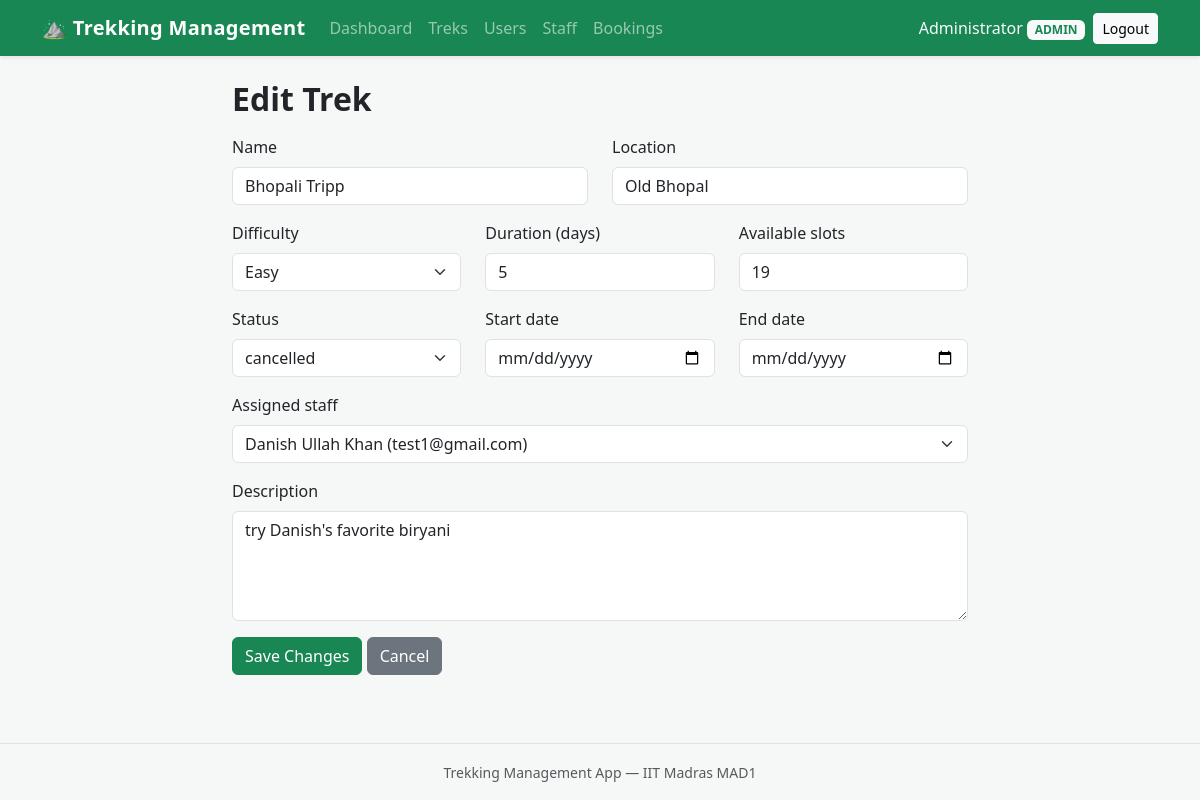
The page /admin/treks/4/edit (signed in) on the database its author committed.
### models/user.py (models this page shows, shortened)
class User(UserMixin, db.Model):
    __tablename__ = "users"
    id = db.Column(db.Integer, primary_key=True)
    name = db.Column(db.String(80), nullable=False)
    email = db.Column(db.String(120), unique=True, nullable=False)
    password_hash = db.Column(db.String(255), nullable=False)
    role = db.Column(db.String(20), nullable=False, default="user")
    approved = db.Column(db.Boolean, nullable=False, default=False)
    blacklisted = db.Column(db.Boolean, nullable=False, default=False)
    bookings = db.relationship("Booking", backref="user", lazy=True)

### models/trek.py (models this page shows, shortened)
class Trek(db.Model):
    __tablename__ = "treks"
    id = db.Column(db.Integer, primary_key=True)
    name = db.Column(db.String(120), nullable=False)
    location = db.Column(db.String(120), nullable=False)
    difficulty = db.Column(db.String(20), nullable=True)
    duration = db.Column(db.Integer, nullable=False, default=1)
    available_slots = db.Column(db.Integer, nullable=False, default=0)
    status = db.Column(db.String(20), nullable=False, default="open")
    start_date = db.Column(db.Date, nullable=True)
    end_date = db.Column(db.Date, nullable=True)
    description = db.Column(db.Text, nullable=True)
    staff_id = db.Column(db.Integer, db.ForeignKey("users.id"), nullable=True)
    staff = db.relationship("User", backref="assigned_treks")
    bookings = db.relationship("Booking", backref="trek", lazy=True)

### routes/admin.py (the view, shortened to what this page needs)
@admin_bp.route("/treks/<int:trek_id>/edit", methods=["GET", "POST"])
@admin_required
def edit_trek(trek_id):
    trek = Trek.query.get_or_404(trek_id)
    staff_members = User.query.filter_by(role="staff").all()
    return render_template(
        "admin/trek_form.html",
        trek=trek,
        staff_members=staff_members,
        action=url_for("admin.edit_trek", trek_id=trek.id),
    )

### models/user.py (called while the page is built)
@login_manager.user_loader
def load_user(user_id):
    return User.query.get(int(user_id))

### routes/admin.py (called while the page is built)
def admin_required(view):
    @wraps(view)
    @login_required
    def wrapped(*args, **kwargs):
        if current_user.role != "admin":
            abort(403)
        return view(*args, **kwargs)
    return wrapped

### templates/admin/trek_form.html (shortened to what this page needs)
{% extends "base.html" %}
{% block content %}
<div class="row justify-content-center">
    <div class="col-md-8">
        <h2 class="mb-3">{{ "Edit Trek" if trek else "New Trek" }}</h2>
        <form method="POST" action="{{ action }}">
            <div class="row">
                <div class="col-md-6 mb-3">
                    <label for="name" class="form-label">Name</label>
                    <input type="text" class="form-control" id="name" name="name"
                           value="{{ trek.name if trek else '' }}" required>
                </div>
                <div class="col-md-6 mb-3">
                    <label for="location" class="form-label">Location</label>
                    <input type="text" class="form-control" id="location"
                           name="location"
                           value="{{ trek.location if trek else '' }}" required>
                </div>
            </div>
            <div class="row">
                <div class="col-md-4 mb-3">
                    <label for="difficulty" class="form-label">Difficulty</label>
                    <select class="form-select" id="difficulty" name="difficulty">
                        {% set current = trek.difficulty if trek else '' %}
                        {% for level in ['Easy', 'Moderate', 'Hard'] %}
                        <option value="{{ level }}"
                                {{ 'selected' if current == level else '' }}>
                            {{ level }}
                        </option>
                        {% endfor %}
                    </select>
                </div>
                <div class="col-md-4 mb-3">
                    <label for="duration" class="form-label">Duration (days)</label>
                    <input type="number" min="1" class="form-control"
                           id="duration" name="duration"
                           value="{{ trek.duration if trek else 1 }}">
                </div>
                <div class="col-md-4 mb-3">
                    <label for="available_slots" class="form-label">
                        Available slots
                    </label>
                    <input type="number" min="0" class="form-control"
                           id="available_slots" name="available_slots"
                           value="{{ trek.available_slots if trek else 0 }}">
                </div>
            </div>
            <div class="row">
                <div class="col-md-4 mb-3">
                    <label for="status" class="form-label">Status</label>
                    <select class="form-select" id="status" name="status">
                        {% set current = trek.status if trek else 'open' %}
                        {% for s in ['open', 'closed', 'cancelled'] %}
                        <option value="{{ s }}"
                                {{ 'selected' if current == s else '' }}>
                            {{ s }}
                        </option>
                        {% endfor %}
                    </select>
                </div>
                <div class="col-md-4 mb-3">
                    <label for="start_date" class="form-label">Start date</label>
                    <input type="date" class="form-control" id="start_date"
                           name="start_date"
                           value="{{ trek.start_date if trek and trek.start_date else '' }}">
                </div>
                <div class="col-md-4 mb-3">
                    <label for="end_date" class="form-label">End date</label>
                    <input type="date" class="form-control" id="end_date"
                           name="end_date"
                           value="{{ trek.end_date if trek and trek.end_date else '' }}">
                </div>
            </div>
            <div class="mb-3">
                <label for="staff_id" class="form-label">Assigned staff</label>
                <select class="form-select" id="staff_id" name="staff_id">
                    {% set current = trek.staff_id if trek else None %}
                    {% for staff in staff_members %}
                    <option value="{{ staff.id }}"
                            {{ 'selected' if current == staff.id else '' }}>
                        {{ staff.name }} ({{ staff.email }})
                    </option>
                    {% endfor %}
                </select>
            </div>
            <div class="mb-3">
                <label for="description" class="form-label">Description</label>
                <textarea class="form-control" id="description" name="description"
                          rows="4">{{ trek.description if trek else '' }}</textarea>
            </div>
            <button type="submit" class="btn btn-success">
                {{ "Save Changes" if trek else "Create Trek" }}
            </button>
            <a class="btn btn-secondary" href="{{ url_for('admin.dashboard') }}">
                Cancel
            </a>
        </form>
    </div>
</div>
{% endblock %}

### templates/base.html (shortened to what this page needs)
<!DOCTYPE html>
<html lang="en">
<head>
    <link
        href="https://cdn.jsdelivr.net/npm/bootstrap@5.3.3/dist/css/bootstrap.min.css"
        rel="stylesheet">
    <link rel="stylesheet"
          href="{{ url_for('static', filename='style.css') }}">
</head>
<body>
    <nav class="navbar navbar-expand-lg navbar-dark bg-success shadow-sm">
        <div class="container">
            <a class="navbar-brand fw-bold" href="{{ url_for('user.home') }}">
                &#9968; Trekking Management
            </a>
            <div class="collapse navbar-collapse" id="mainNav">
                <ul class="navbar-nav me-auto mb-2 mb-lg-0">
                    {% if current_user.is_authenticated %}
                        {% if current_user.role == 'user' %}
                            <li class="nav-item">
                                <a class="nav-link" href="{{ url_for('user.home') }}">
                                    Browse Treks
                                </a>
                            </li>
                            <li class="nav-item">
                                <a class="nav-link"
                                   href="{{ url_for('user.dashboard') }}">
                                    My Bookings
                                </a>
                            </li>
                        {% elif current_user.role == 'admin' %}
                            <li class="nav-item">
                                <a class="nav-link"
                                   href="{{ url_for('admin.dashboard') }}">
                                    Dashboard
                                </a>
                            </li>
                            <li class="nav-item">
                                <a class="nav-link"
                                   href="{{ url_for('admin.list_treks') }}">Treks</a>
                            </li>
                            <li class="nav-item">
                                <a class="nav-link"
                                   href="{{ url_for('admin.list_users') }}">Users</a>
                            </li>
                            <li class="nav-item">
                                <a class="nav-link"
                                   href="{{ url_for('admin.list_staff') }}">Staff</a>
                            </li>
                            <li class="nav-item">
                                <a class="nav-link"
                                   href="{{ url_for('admin.list_bookings') }}">
                                    Bookings
                                </a>
                            </li>
                        {% endif %}
                    {% endif %}
                </ul>
                <div class="d-flex align-items-lg-center flex-column flex-lg-row gap-2">
                    {% if current_user.is_authenticated %}
                        <span class="navbar-text text-light">
                            {{ current_user.name }}
                            <span class="badge bg-light text-success text-uppercase">
                                {{ current_user.role }}
                            </span>
                        </span>
                        <a class="btn btn-light btn-sm"
                           href="{{ url_for('auth.logout') }}">Logout</a>
                    {% else %}
                        <a class="btn btn-outline-light btn-sm"
                           href="{{ url_for('auth.login') }}">Login</a>
                        <a class="btn btn-light btn-sm"
                           href="{{ url_for('auth.register') }}">Register</a>
                    {% endif %}
                </div>
            </div>
        </div>
    </nav>
    <main class="container py-4">
        {% block content %}{% endblock %}
    </main>
    <footer class="border-top mt-auto py-3">
        <div class="container text-center text-muted">
            <small>Trekking Management App &mdash; IIT Madras MAD1</small>
        </div>
    </footer>
</body>
</html>

### static/style.css (style rules this page uses)
body { min-height: 100vh; display: flex; flex-direction: column; background-color: #f6f8f7; }
main { flex: 1; }
.navbar-brand { letter-spacing: 0.3px; }
h2 { font-weight: 600; }

### rows shown on the page
User: name "Administrator", role "ADMIN"
Trek: name "Bhopali Tripp", location "Old Bhopal", duration "5", available_slots "19", description "try Danish's favorite biryani"

### other values the page prints
{{ "Edit Trek" if trek else "New Trek" }} "Edit Trek"
{{ "Save Changes" if trek else "Create Trek" }} "Save Changes"
form field difficulty "Easy"
form field status "cancelled"
form field staff_id "Danish Ullah Khan (test1@gmail.com)"
